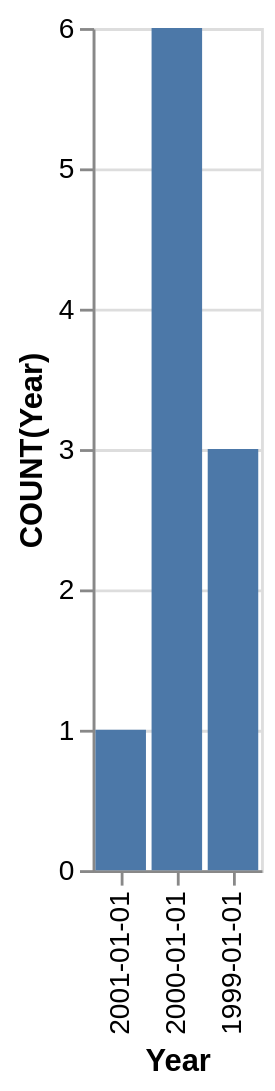

Specify this chart in Vega-Lite:
### Vega-Lite specification from a JSON file in a GitHub repository (floating-point values rounded to 4 significant figures)
{"data": {"values": [{"x_data": "1999-01-01", "y_data": 3}, {"x_data": "2000-01-01", "y_data": 6}, {"x_data": "2001-01-01", "y_data": 1}]}, "mark": "bar", "encoding": {"x": {"field": "x_data", "type": "nominal", "title": "Year", "sort": "descending"}, "y": {"field": "y_data", "type": "quantitative", "title": "COUNT(Year)"}}}
